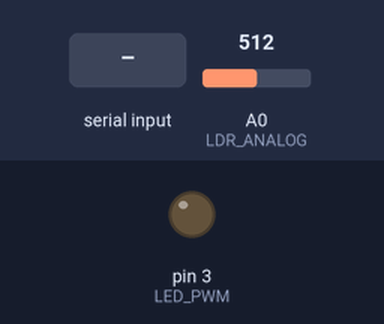
The sketch below on a simulated Arduino Uno, built with avr-gcc and run on an emulated ATmega328P. On the bench: output pins drawn as LEDs (lit = HIGH). The inputs (shaded band) are chosen by the test bench; at power-on: A0 (LDR_ANALOG) = 512. What the sketch prints to the serial monitor is not drawn. At 7.9 s the program stops and its outputs stay as they are.

Above: at 1.2 s.
1.3 s: "1" received over Serial
At 3.1 s:
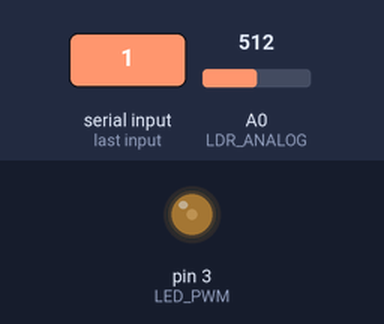
At 8.7 s:
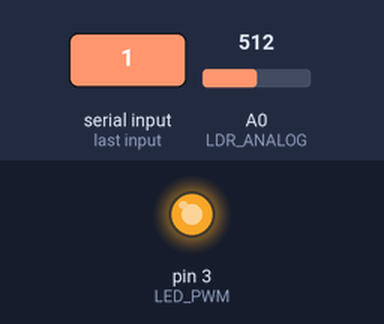
Timing chart, 0 to 9.4 s (numbered marks = the images above; inputs shaded):
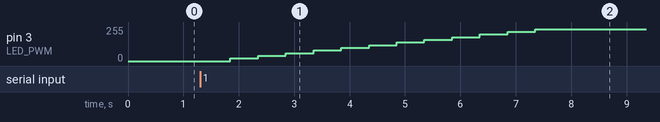

The sketch:

calibrate_lab2.ino
```cpp
#define LDR_ANALOG A0 // Analog pin 0
#define LED_PWM 3 // PWM pin 3
#define MAX_ANALOG 1023.0 // maximum analog value 10 bits
#define VCC 5.0  // Power supply

#define G 0.05353 //x(t) = G * u(t) done in python with SSE=1220
#define m -0.77
#define b 50000
#define C1 0.000001
#define R1 10000

const byte mask= B11111000; // mask bits that are not prescale
const int prescale  = 8;
const int ocr2aval  = 127;

volatile bool flag;
volatile int counter = 0;
volatile int value[71];
long startTime = 0;

float vo = 0.0;

float val1 = 0;
float val2 = 0;
float currentVal = 0;

//Interrupt for analog reading
ISR(TIMER1_COMPA_vect){
  flag = true; //notify main loop
}

//(LUX, R2 em Ohm)
float voltageToLux(float v0) {
    float function = (log10((VCC/v0)*R1 - R1) - log10(b)) / m;
    float lux = pow(10, function);
    return lux;
  }

//When computing the tau, at 63% of step size, we need to know the expected 100% X [LUX] value that should appear
float getTheoricX(float x) {
  float function1 = m*log10(x) + log10(b);
  float function2 = pow(10, function1);
  return (VCC*R1)/function2;
}

//Value of R2 depends on the LUX x, which is G*u(t), or G*PWM
//Returns R2 in Ohms (e.i 13000ohm)
float getR2(float inputPwm) {
  float x = inputPwm * G;
  float function = m*(log10(x)) + log10(b);
  return pow(10, function);
}

//Value of the R equivelent depends on R2 which depends on the LUX, or G*PWM
float getReq(float r2) {
  return (R1 * r2)/(R1 + r2);
}

//Theoretic value of tau, it depends on R_eq and C1, so depends on R_2 which depends on LUX or G*PWM
//Returns tau in seconds (e.i 0.0003s)
float getTau(float r_eq) {
  return r_eq * C1;
}

int voltageToPwm(float inputVoltage) {
    return (int)(255.0 * inputVoltage / VCC);
}

float pwmToVoltage(float inputPwm) {
    return ((float)inputPwm) * VCC / 255.0;
}

float analogToVoltage(int analogInput) {
    return ((float)analogInput) * (VCC / 1023.0);
}

float voltageToAnalog(float analogInput) {
  return (analogInput * 1023.0) / VCC;
}


void setup() {
  Serial.begin(2000000);
  pinMode(LED_PWM, OUTPUT);
  //TCCR2B = (TCCR2B & mask) | prescale;  //Raise Timer2 (pwm of port 3) for ldr not sensing led flicker
     cli();
  //Fo preparing the Sampling Period Timer Interrupt
  //I STILL DONT KNOW MUCH ABOUT WHATS HAPPENING HERE
  //...ok now I know a bit more...On each 0.5s step I want samples of 0.005s = 200Hz (500 samples)(I tried with 50samples but then the time would be 0.01s and with that I couldn't pick the first values)
  //cli(); //disable interrupts
  TCCR1A = 0; // clear register
  TCCR1B = 0; // clear register
  TCNT1 = 0; //reset counter
  // OCR1A = desired_period/clock_period – 1 //This -1 is needed for Arduino specifics
  // = clock_freq/desired_freq - 1
  // = (16*10^6 / 12800) - 1 / (200*1Hz) – 1  //Because prescale is 64, each second or 1Hz is 64, so 200Hz is 200*64
  // = 1249
  // (16*10^6 / 64000) -1
  // (16*10^6 / freq*8) - 1 == (16000000 / 16000) - 1 =
  //OCR1A = 1249; //must be <65536
  OCR1A = 999; //must be <65536
  TCCR1B |= (1 << WGM12); //CTC On
  // Set prescaler for 64 -
  TCCR1B |= (1 << CS11);
  // enable timer compare interrupt
  TIMSK1 |= (1 << OCIE1A);
  sei(); //enable interrupts
}

void loop() {
  long updatedStartTime;
  if(Serial.available() > 0) {
    delay(50);
    startTime = millis();
    updatedStartTime = millis();
    sei(); //enable interrupt
    for(int i=0; i<255; i+=20) {
      analogWrite(LED_PWM, i);
      while( millis() - updatedStartTime < 500 ) { //Teacher instructed for 0.5s but it's to much, with 0.35 I have less points on the stable part so that I can have more on the unstable
        if(flag) {
          flag = false;
          Serial.print(i);
          Serial.print("\t");
          val1=val2;
          val2=currentVal;
          currentVal = 5.0 - (analogRead(LDR_ANALOG) * 5.0 / 1023.0);
          Serial.print( (val1+val2+currentVal) / 3.0 );
          Serial.print("\t");
          Serial.println(millis() - startTime);
        }
      }
      updatedStartTime = millis();
    }
    cli();
    while(1) {}
  }
}
```

Measured:
- after the input at 1.3 s, pin 3 (LED_PWM): moves from 0/255 to 240/255 over 5.5 s, starting after 0.55 s
